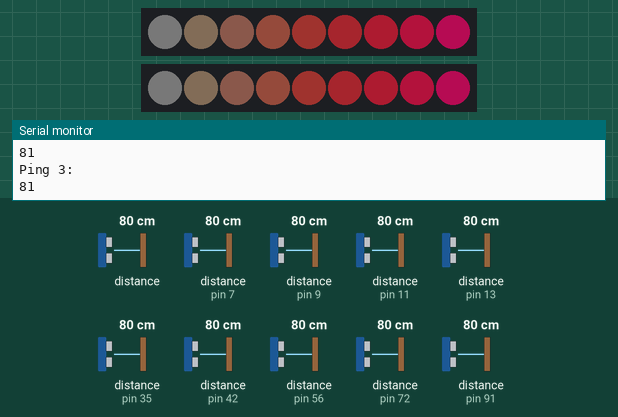
The sketch below on a simulated Arduino Uno, built with avr-gcc and run on an emulated ATmega328P. Parts: 2 × 9 RGB LEDs in strip order, left to right, the last lines printed to the serial monitor. The test bench sets the inputs (shaded band); at power-on: distance to the obstacle (sensors on pin 72, pin 9, pin 11, pin 35, pin 7, pin 13, pin 42, pin 56, pin 91) 80 cm, distance to the obstacle 80 cm. The echo pulse lasts 58.3 µs per cm; dim RGB values are drawn brighter than linear.

Above: at 2.8 s.
2.9 s: distance to the obstacle (sensor on pin 72) set to 2 cm
9.3 s: distance to the obstacle (sensor on pin 9) set to 4 cm
At 10.4 s:
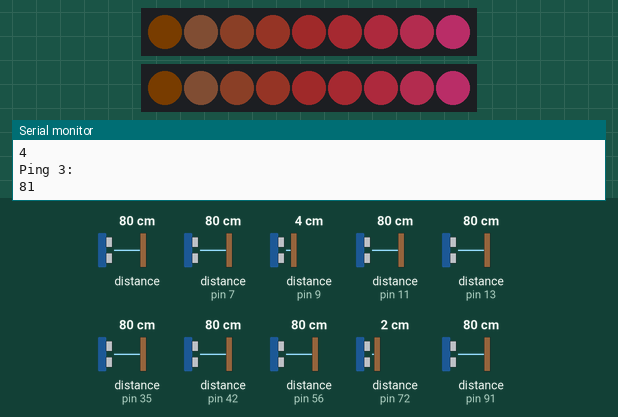
11.5 s: distance to the obstacle (sensor on pin 11) set to 9 cm
13.6 s: distance to the obstacle (sensor on pin 35) set to 120 cm
At 15.4 s:
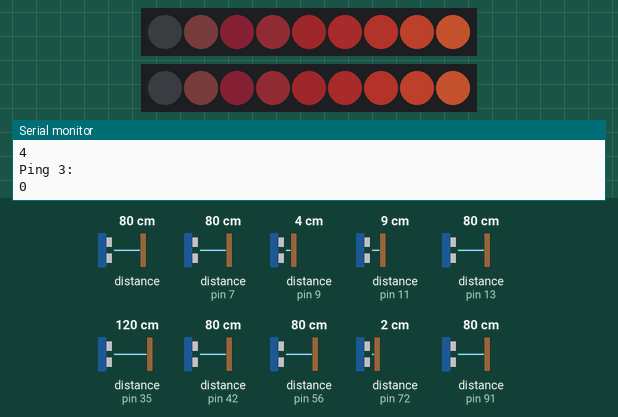
19.6 s: distance to the obstacle (sensor on pin 11) set to 18 cm
At 21.1 s:
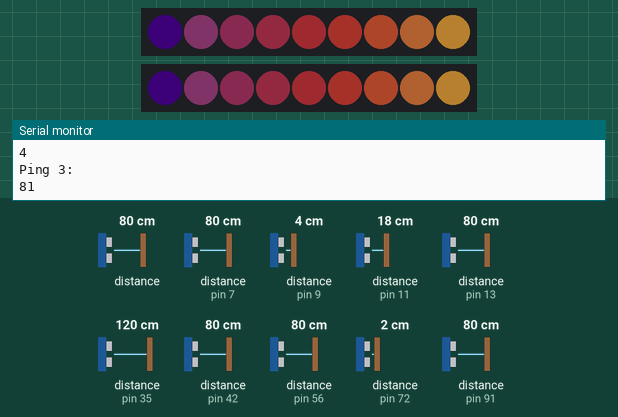
25.6 s: distance to the obstacle (sensor on pin 9) set to 2 cm
At 31.6 s:
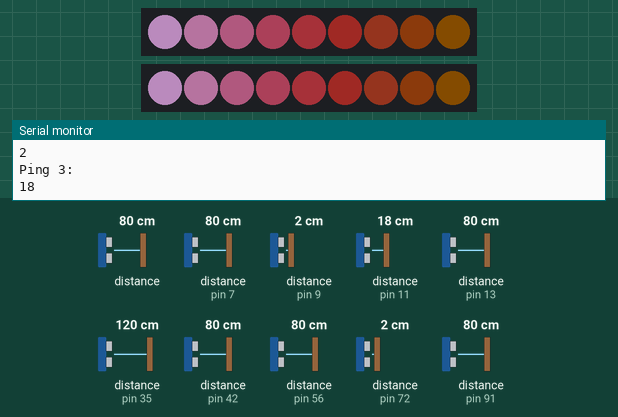
Timing chart, 0 to 32.6 s (numbered marks = the images above; inputs shaded):
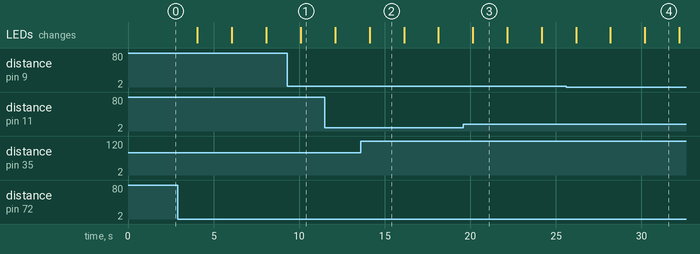

The sketch:

colorMorphicLEDDisplay.ino
```cpp
#include <NewPing.h>
#include <FastLED.h>

// Set all USR pins
#define TRIGGER_PIN_1  12
#define ECHO_PIN_1     11
#define TRIGGER_PIN_2  10
#define ECHO_PIN_2     9
#define TRIGGER_PIN_3  8
#define ECHO_PIN_3     7
#define MAX_DISTANCE 90
#define ESTIMATED_MAX 10

NewPing sonar1(TRIGGER_PIN_1, ECHO_PIN_1, MAX_DISTANCE);
NewPing sonar2(TRIGGER_PIN_2, ECHO_PIN_2, MAX_DISTANCE);
NewPing sonar3(TRIGGER_PIN_3, ECHO_PIN_3, MAX_DISTANCE);

// Set all LED Pins
// To add more rows, define new pins for each row and increase NUM_STRIPS
// This example would show a 2x9 LED matrix
#define LED_PIN_1     6
#define LED_PIN_2     5
#define NUM_STRIPS 2
#define NUM_LEDS_PER_STRIP 9
#define COLOR_ORDER   GRB
#define BRIGHTNESS  150
#define LED_TYPE    WS2811
#define UPDATES_PER_SECOND 100
CRGB leds[NUM_STRIPS][NUM_LEDS_PER_STRIP];
CRGBPalette16 currentPalette;
TBlendType    currentBlending;


void setup() {
  // Must add a new FastLED.addLeds for every new row added
  FastLED.addLeds<LED_TYPE, LED_PIN_1, COLOR_ORDER>(leds[0], NUM_LEDS_PER_STRIP).setCorrection( TypicalLEDStrip );
  FastLED.addLeds<LED_TYPE, LED_PIN_2, COLOR_ORDER>(leds[1], NUM_LEDS_PER_STRIP).setCorrection( TypicalLEDStrip );
  FastLED.setBrightness(  BRIGHTNESS );
  currentPalette = RainbowStripeColors_p;
  currentBlending = NOBLEND;
  Serial.begin(9600); // Open serial monitor at 9600 baud to see ping results.
}

void loop() {
  int ping1 = sonar1.ping_cm();
  int ping2 = sonar2.ping_cm();
  int ping3 = sonar3.ping_cm();
  Serial.println("Ping 1:");
  Serial.println(ping1);
  Serial.println("Ping 2:");
  Serial.println(ping2);
  Serial.println("Ping 3:");
  Serial.println(ping3);

  int ping1Color = map(ping1 % ESTIMATED_MAX, 0, ESTIMATED_MAX, 10, 255);
  int ping2Color = map(ping2 % ESTIMATED_MAX, 0, ESTIMATED_MAX, 10, 255);
  int ping3Color = map(ping3 % ESTIMATED_MAX, 0, ESTIMATED_MAX, 10, 255);

  for(int i = 0; i < NUM_STRIPS; i++){
    fill_gradient(leds[i],0,CHSV(ping1Color,ping2Color,ping3Color), NUM_LEDS_PER_STRIP,CHSV(255 - ping1Color,255 - ping2Color,255 - ping3Color),SHORTEST_HUES);
  }

  FastLED.show();
  delay(2000);
}
```

Measured:
- after the input at 9.3 s, the LEDs: change after 0.80 s (image 1)
- after the input at 13.6 s, the LEDs: change after 0.52 s (image 2)
- after the input at 19.6 s, the LEDs: change after 0.54 s (image 3)
- after the input at 25.6 s, the LEDs: first change after 0.58 s (image 4 shows a later state)
- what the display in image 2 shows lasts 2.0 s, from 14.1 s to 16.1 s
